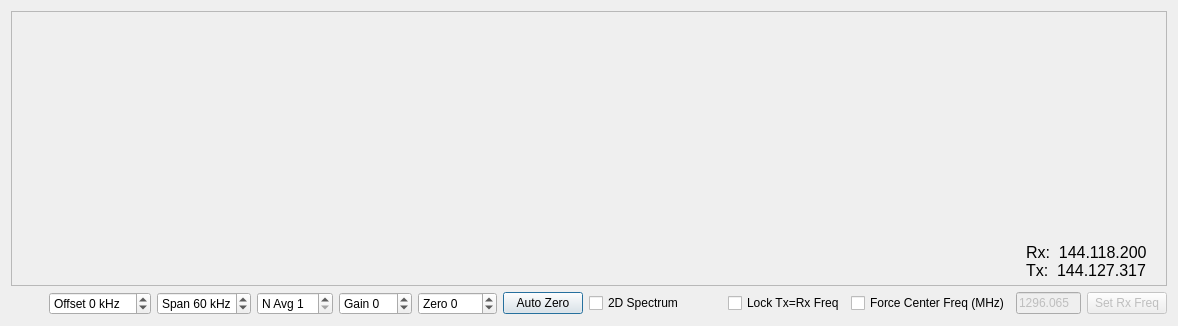
<?xml version="1.0" encoding="UTF-8"?>
<ui version="4.0">
 <class>WideGraph</class>
 <widget class="QDialog" name="WideGraph">
  <property name="geometry">
   <rect>
    <x>0</x>
    <y>0</y>
    <width>1178</width>
    <height>326</height>
   </rect>
  </property>
  <property name="windowTitle">
   <string>Dialog</string>
  </property>
  <layout class="QVBoxLayout" name="verticalLayout_2">
   <item>
    <layout class="QVBoxLayout" name="verticalLayout">
     <item>
      <widget class="CPlotter" name="widePlot">
       <property name="enabled">
        <bool>true</bool>
       </property>
       <property name="sizePolicy">
        <sizepolicy hsizetype="Expanding" vsizetype="Expanding">
         <horstretch>0</horstretch>
         <verstretch>0</verstretch>
        </sizepolicy>
       </property>
       <property name="minimumSize">
        <size>
         <width>400</width>
         <height>200</height>
        </size>
       </property>
       <property name="frameShape">
        <enum>QFrame::StyledPanel</enum>
       </property>
       <property name="frameShadow">
        <enum>QFrame::Sunken</enum>
       </property>
       <property name="lineWidth">
        <number>1</number>
       </property>
       <widget class="QLabel" name="labFreq">
        <property name="geometry">
         <rect>
          <x>1015</x>
          <y>230</y>
          <width>131</width>
          <height>41</height>
         </rect>
        </property>
        <property name="font">
         <font>
          <pointsize>12</pointsize>
         </font>
        </property>
        <property name="text">
         <string>Rx:  144.118.200
Tx:  144.127.317</string>
        </property>
       </widget>
      </widget>
     </item>
     <item>
      <layout class="QHBoxLayout" name="horizontalLayout_3">
       <item>
        <spacer name="horizontalSpacer_2">
         <property name="orientation">
          <enum>Qt::Horizontal</enum>
         </property>
         <property name="sizeHint" stdset="0">
          <size>
           <width>40</width>
           <height>20</height>
          </size>
         </property>
        </spacer>
       </item>
       <item>
        <widget class="QSpinBox" name="freqOffsetSpinBox">
         <property name="sizePolicy">
          <sizepolicy hsizetype="Preferred" vsizetype="Fixed">
           <horstretch>0</horstretch>
           <verstretch>0</verstretch>
          </sizepolicy>
         </property>
         <property name="minimumSize">
          <size>
           <width>60</width>
           <height>0</height>
          </size>
         </property>
         <property name="maximumSize">
          <size>
           <width>16777215</width>
           <height>16777215</height>
          </size>
         </property>
         <property name="suffix">
          <string> kHz</string>
         </property>
         <property name="prefix">
          <string>Offset </string>
         </property>
         <property name="minimum">
          <number>-24</number>
         </property>
         <property name="maximum">
          <number>24</number>
         </property>
         <property name="singleStep">
          <number>1</number>
         </property>
         <property name="value">
          <number>0</number>
         </property>
        </widget>
       </item>
       <item>
        <widget class="QSpinBox" name="freqSpanSpinBox">
         <property name="sizePolicy">
          <sizepolicy hsizetype="Preferred" vsizetype="Fixed">
           <horstretch>0</horstretch>
           <verstretch>0</verstretch>
          </sizepolicy>
         </property>
         <property name="minimumSize">
          <size>
           <width>60</width>
           <height>0</height>
          </size>
         </property>
         <property name="maximumSize">
          <size>
           <width>16777215</width>
           <height>16777215</height>
          </size>
         </property>
         <property name="suffix">
          <string> kHz</string>
         </property>
         <property name="prefix">
          <string>Span </string>
         </property>
         <property name="minimum">
          <number>5</number>
         </property>
         <property name="maximum">
          <number>90</number>
         </property>
         <property name="singleStep">
          <number>5</number>
         </property>
         <property name="value">
          <number>60</number>
         </property>
        </widget>
       </item>
       <item>
        <widget class="QSpinBox" name="waterfallAvgSpinBox">
         <property name="sizePolicy">
          <sizepolicy hsizetype="Preferred" vsizetype="Fixed">
           <horstretch>0</horstretch>
           <verstretch>0</verstretch>
          </sizepolicy>
         </property>
         <property name="minimumSize">
          <size>
           <width>0</width>
           <height>0</height>
          </size>
         </property>
         <property name="maximumSize">
          <size>
           <width>16777215</width>
           <height>16777215</height>
          </size>
         </property>
         <property name="prefix">
          <string>N Avg </string>
         </property>
         <property name="minimum">
          <number>1</number>
         </property>
         <property name="maximum">
          <number>20</number>
         </property>
        </widget>
       </item>
       <item>
        <widget class="QSpinBox" name="gainSpinBox">
         <property name="sizePolicy">
          <sizepolicy hsizetype="Preferred" vsizetype="Fixed">
           <horstretch>0</horstretch>
           <verstretch>0</verstretch>
          </sizepolicy>
         </property>
         <property name="maximumSize">
          <size>
           <width>16777215</width>
           <height>16777215</height>
          </size>
         </property>
         <property name="prefix">
          <string>Gain </string>
         </property>
         <property name="minimum">
          <number>-20</number>
         </property>
         <property name="maximum">
          <number>20</number>
         </property>
        </widget>
       </item>
       <item>
        <widget class="QSpinBox" name="zeroSpinBox">
         <property name="sizePolicy">
          <sizepolicy hsizetype="Preferred" vsizetype="Fixed">
           <horstretch>0</horstretch>
           <verstretch>0</verstretch>
          </sizepolicy>
         </property>
         <property name="maximumSize">
          <size>
           <width>16777215</width>
           <height>16777215</height>
          </size>
         </property>
         <property name="prefix">
          <string>Zero </string>
         </property>
         <property name="minimum">
          <number>-100</number>
         </property>
         <property name="maximum">
          <number>100</number>
         </property>
        </widget>
       </item>
       <item>
        <widget class="QPushButton" name="autoZeroPushButton">
         <property name="text">
          <string>Auto Zero</string>
         </property>
        </widget>
       </item>
       <item>
        <widget class="QCheckBox" name="cbSpec2d">
         <property name="text">
          <string>2D Spectrum</string>
         </property>
        </widget>
       </item>
       <item>
        <spacer name="horizontalSpacer">
         <property name="orientation">
          <enum>Qt::Horizontal</enum>
         </property>
         <property name="sizeHint" stdset="0">
          <size>
           <width>40</width>
           <height>20</height>
          </size>
         </property>
        </spacer>
       </item>
       <item>
        <widget class="QCheckBox" name="cbLockTxRx">
         <property name="text">
          <string>Lock Tx=Rx Freq</string>
         </property>
        </widget>
       </item>
       <item>
        <widget class="QCheckBox" name="cbFcenter">
         <property name="text">
          <string>Force Center Freq (MHz)</string>
         </property>
        </widget>
       </item>
       <item>
        <widget class="QLineEdit" name="fCenterLineEdit">
         <property name="enabled">
          <bool>false</bool>
         </property>
         <property name="sizePolicy">
          <sizepolicy hsizetype="Fixed" vsizetype="Fixed">
           <horstretch>0</horstretch>
           <verstretch>0</verstretch>
          </sizepolicy>
         </property>
         <property name="maximumSize">
          <size>
           <width>65</width>
           <height>16777215</height>
          </size>
         </property>
         <property name="text">
          <string>1296.065</string>
         </property>
        </widget>
       </item>
       <item>
        <widget class="QPushButton" name="pbSetRxHardware">
         <property name="enabled">
          <bool>false</bool>
         </property>
         <property name="text">
          <string>Set Rx Freq</string>
         </property>
        </widget>
       </item>
      </layout>
     </item>
    </layout>
   </item>
  </layout>
 </widget>
 <customwidgets>
  <customwidget>
   <class>CPlotter</class>
   <extends>QFrame</extends>
   <header>plotter.h</header>
   <container>1</container>
  </customwidget>
 </customwidgets>
 <resources/>
 <connections/>
</ui>
